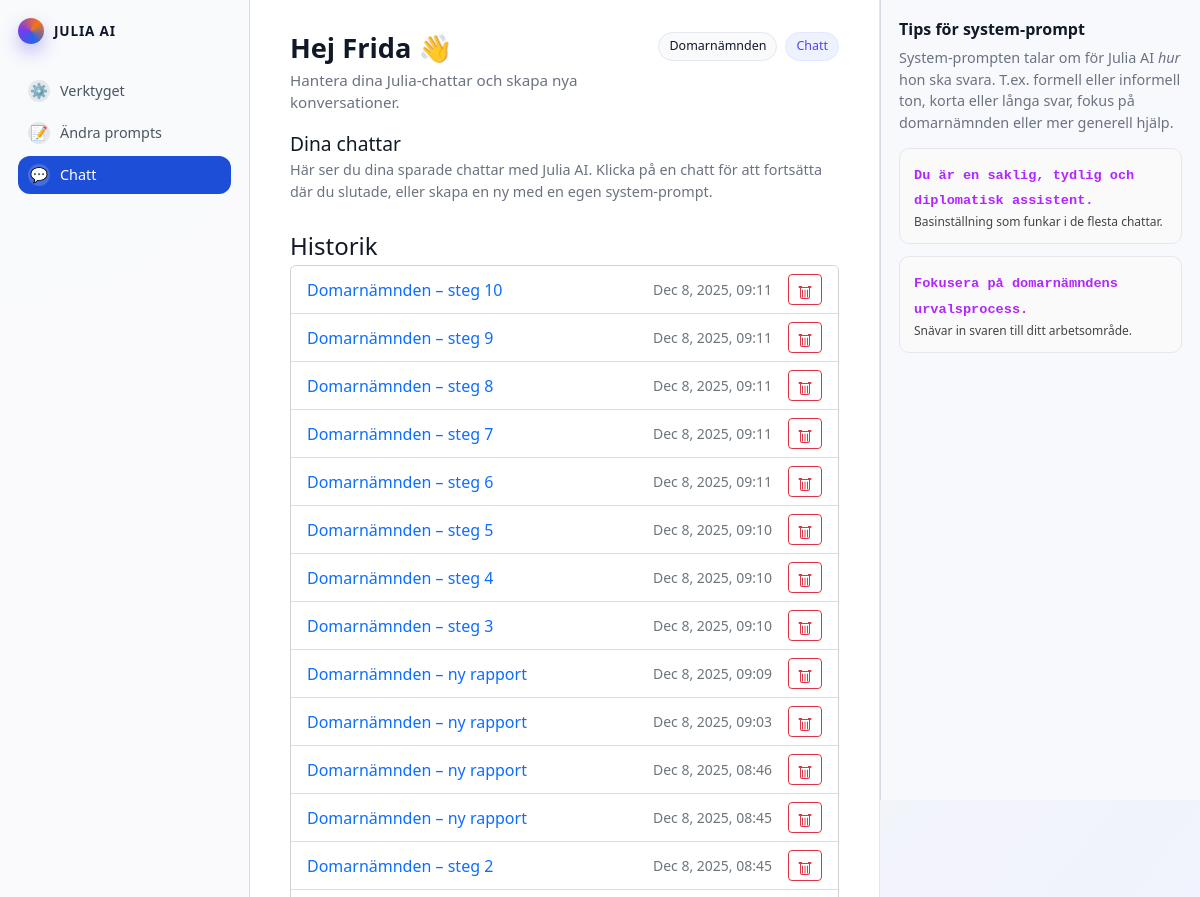
Before: /chat/ (signed in, upper part) with the older database file.
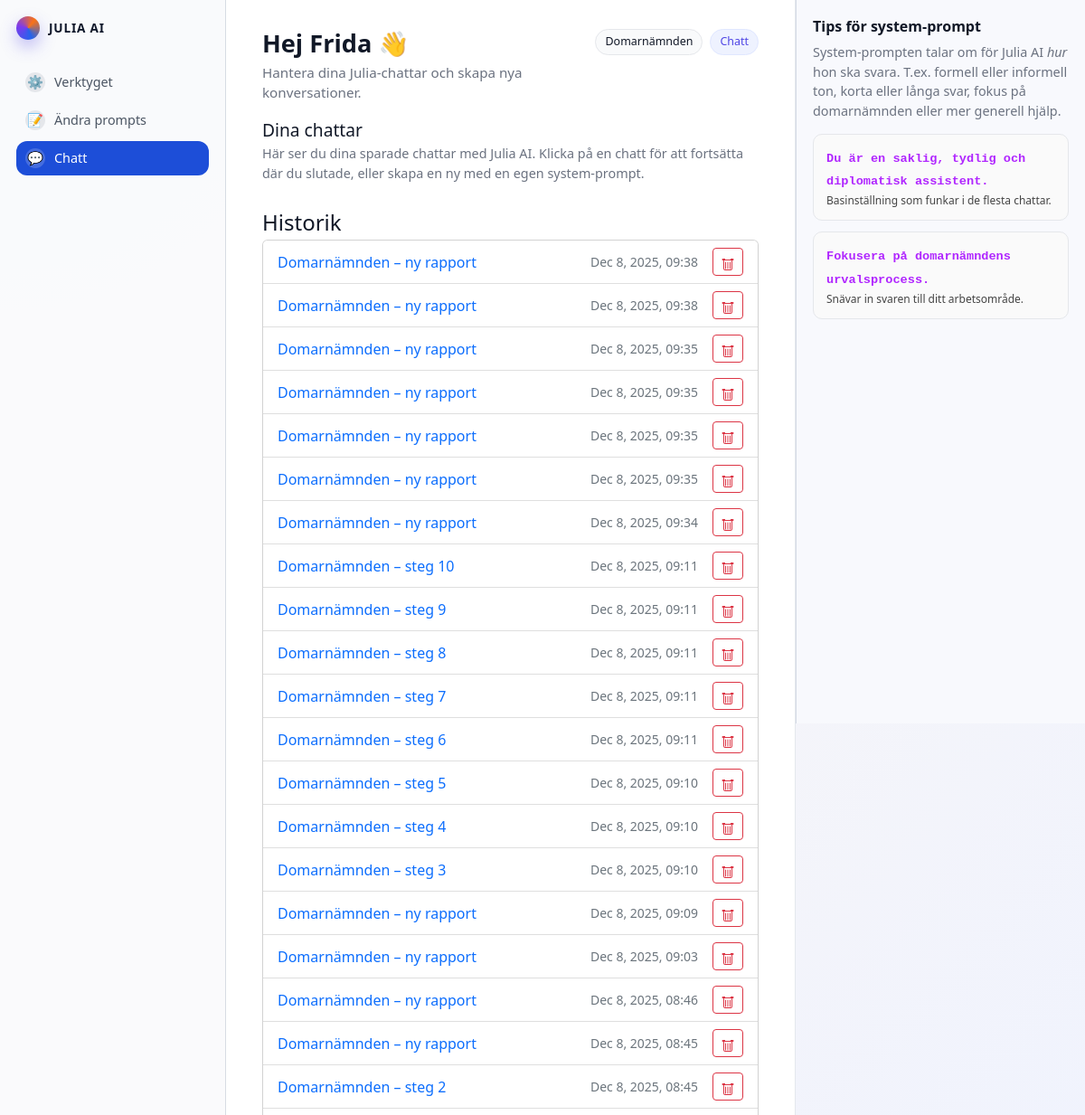
After: the same page with the newer database file.
### myapp/models.py (models this page shows, shortened)
class ChatSession(models.Model):
    user = models.ForeignKey(settings.AUTH_USER_MODEL, on_delete=models.CASCADE)
    title = models.CharField(max_length=200, default="Ny chatt")
    flow = models.CharField(max_length=50, blank=True, null=True)  # t.ex. "domarnamnden"
    step = models.PositiveSmallIntegerField(blank=True, null=True) # 1–10
    system_prompt = models.TextField(
        default=(
            "Du är en hjälpsam, saklig och diplomatisk assistent. "
            "Skriv tydligt och konkret, mild tonalitet, inga överdrifter."
        )
    )
    created_at = models.DateTimeField(auto_now_add=True)
    updated_at = models.DateTimeField(auto_now=True)

### myapp/views.py (the view, shortened to what this page needs)
# urls.py: path("chat/", views.chat_home, name="chat_home"),
@login_required
def chat_home(request):
    sessions = ChatSession.objects.filter(user=request.user).order_by("-updated_at")
    return render(request, "chat_home.html", {"sessions": sessions})

### templates/chat_home.html (shortened to what this page needs)
{% load static %}
<!DOCTYPE html>
<html lang="sv">
<head>
    <link href="https://cdn.jsdelivr.net/npm/bootstrap@5.2.3/dist/css/bootstrap.min.css" rel="stylesheet">
    <link rel="stylesheet" href="{% static 'css/style.css' %}">
</head>
<body id="page-top">
  <div class="app-shell">
    <aside class="sidebar">
      <div class="sidebar-brand">
        <span class="brand-dot"></span>
        <span class="brand-text">Julia AI</span>
      </div>
      <nav class="sidebar-nav">
        <a href="{% url 'index' %}" class="sidebar-link">
          <span class="sidebar-icon">⚙️</span>
          <span>Verktyget</span>
        </a>
        <a href="{% url 'prompt_editor' %}" class="sidebar-link">
          <span class="sidebar-icon">📝</span>
          <span>Ändra prompts</span>
        </a>
        <a href="{% url 'chat_home' %}" class="sidebar-link sidebar-link-active">
          <span class="sidebar-icon">💬</span>
          <span>Chatt</span>
        </a>
      </nav>
    </aside>
    <main class="main-area">
      <header class="page-header">
        <div>
          <h1>Hej {{ user.first_name|default:user.username }} 👋</h1>
          <p>Hantera dina Julia-chattar och skapa nya konversationer.</p>
        </div>
        <div class="page-header-meta">
          <span class="pill">Domarnämnden</span>
          <span class="pill pill-soft">Chatt</span>
        </div>
      </header>
      <section id="chat-home">
        <div class="adminui-layout">
          <div class="adminui-main">
            <div class="adminui-container">
              <h2 class="adminui-title" style="margin-top:0;">Dina chattar</h2>
              <p class="adminui-intro">
                Här ser du dina sparade chattar med Julia AI. Klicka på en chatt för att fortsätta där du slutade,
                eller skapa en ny med en egen system-prompt.
              </p>
              <div class="adminui-container" style="margin-bottom:32px;">
                <h3 class="adminui-subtitle">Historik</h3>
                <div class="card p-0">
                  <div class="list-group list-group-flush">
                    {% for s in sessions %}
                      <div class="list-group-item d-flex align-items-center gap-2">
                        <a class="flex-grow-1 text-decoration-none"
                           href="{% url 'chat_session' s.id %}">
                          {{ s.title }}
                        </a>
                        <small class="text-muted me-2">
                          {{ s.updated_at|date:"M j, Y, H:i" }}
                        </small>
                        <form action="{% url 'chat_delete' s.id %}" method="post"
                              onsubmit="return confirm('Ta bort denna chatt? Det går inte att ångra.');">
                          <button type="submit" class="btn btn-sm btn-outline-danger" title="Ta bort">
                          </button>
                        </form>
                      </div>
                    {% empty %}
                      <div class="list-group-item text-muted">Ingen historik ännu.</div>
                    {% endfor %}
                  </div>
                </div>
              </div>
            </div>
          </div>
        </div>
      </section>
    </main>
    <aside class="right-panel">
      <h3 class="assistant-title">Tips för system-prompt</h3>
      <p class="assistant-help adminui-intro">
        System-prompten talar om för Julia AI <em>hur</em> hon ska svara.
        T.ex. formell eller informell ton, korta eller långa svar,
        fokus på domarnämnden eller mer generell hjälp.
      </p>
      <div class="tag-box">
        <div class="tag-box-left">
          <code>Du är en saklig, tydlig och diplomatisk assistent.</code>
          <p>Basinställning som funkar i de flesta chattar.</p>
        </div>
      </div>
      <div class="tag-box">
        <div class="tag-box-left">
          <code>Fokusera på domarnämndens urvalsprocess.</code>
          <p>Snävar in svaren till ditt arbetsområde.</p>
        </div>
      </div>
    </aside>
  </div>
</body>
</html>

Changed rows visible on the page:
added ChatSession: title "Domarnämnden – ny rapport", updated_at "Dec 8, 2025, 09:38"
added ChatSession: title "Domarnämnden – ny rapport", updated_at "Dec 8, 2025, 09:38"
added ChatSession: title "Domarnämnden – ny rapport", updated_at "Dec 8, 2025, 09:35"
added ChatSession: title "Domarnämnden – ny rapport", updated_at "Dec 8, 2025, 09:35"
added ChatSession: title "Domarnämnden – ny rapport", updated_at "Dec 8, 2025, 09:35"
added ChatSession: title "Domarnämnden – ny rapport", updated_at "Dec 8, 2025, 09:35"
added ChatSession: title "Domarnämnden – ny rapport", updated_at "Dec 8, 2025, 09:34"
